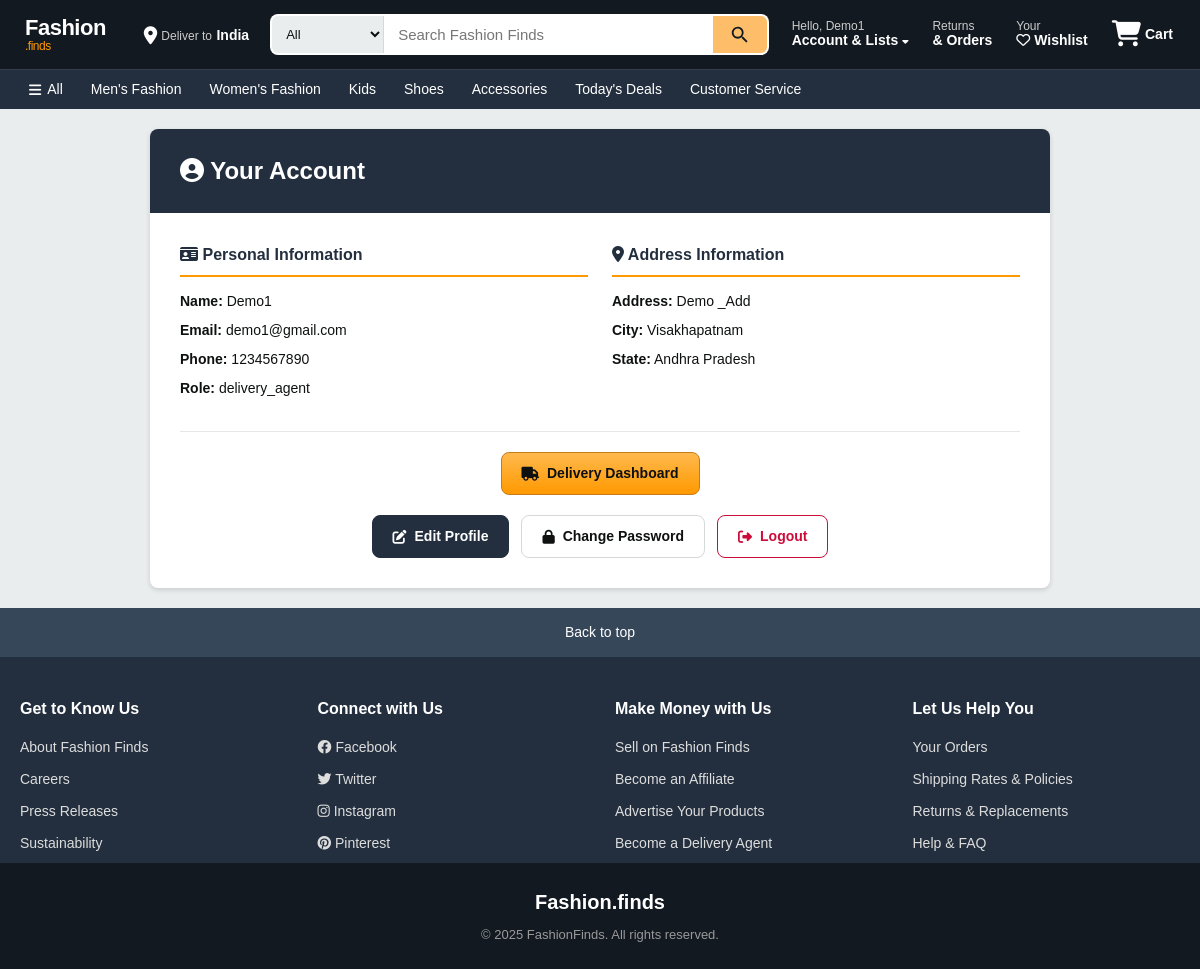
The app's page /auth/account (signed in) with its own data.
### app/models.py (models this page shows, shortened)
class User(db.Model, UserMixin):
    __tablename__ = 'users'
    id = db.Column(db.Integer, primary_key=True)
    name = db.Column(db.String(100), nullable=False)
    phone = db.Column(db.String(15), nullable=False)
    email = db.Column(db.String(100), unique=True, nullable=False)
    password = db.Column(db.String(255), nullable=False)
    address = db.Column(db.Text, nullable=False)
    state = db.Column(db.String(50), nullable=False)
    city = db.Column(db.String(50), nullable=False)
    pincode = db.Column(db.String(10), nullable=False)
    reset_token = db.Column(db.String(255), nullable=True)
    reset_token_expiry = db.Column(db.DateTime, nullable=True)
    approved = db.Column(db.Boolean, default=False)
    role = db.Column(db.String(10), nullable=False)

### app/auth.py (the view)
@auth_bp.route("/account")
@login_required
def account():
    return render_template("account.html", user=current_user)

### app/templates/account.html (shortened to what this page needs)
{% extends 'base.html' %}
{% block content %}
<div class="account-container">
    <div class="account-card">
        <div class="account-header">
            <h3><i class="fas fa-user-circle"></i> Your Account</h3>
        </div>
        <div class="account-body">
            <div class="account-row">
                <div class="account-column">
                    <h5 class="account-subtitle"><i class="fas fa-id-card"></i> Personal Information</h5>
                    <div class="account-details">
                        <p><strong>Name:</strong> {{ current_user.name }}</p>
                        <p><strong>Email:</strong> {{ current_user.email }}</p>
                        <p><strong>Phone:</strong> {{ current_user.phone }}</p>
                        <p><strong>Role:</strong> {{ current_user.role }}</p>
                    </div>
                </div>
                <div class="account-column">
                    <h5 class="account-subtitle"><i class="fas fa-map-marker-alt"></i> Address Information</h5>
                    <div class="account-details">
                        <p><strong>Address:</strong> {{ current_user.address }}</p>
                        <p><strong>City:</strong> {{ current_user.city }}</p>
                        <p><strong>State:</strong> {{ current_user.state }}</p>
                    </div>
                </div>
            </div>
            {% if current_user.role == 'delivery_agent' and current_user.approved == 1 %}
            <div class="account-actions delivery-actions">
                <a href="{{ url_for('delivery.dashboard') }}" class="account-button account-button-delivery">
                    <i class="fas fa-truck"></i> Delivery Dashboard
                </a>
            </div>
            {% endif %}
            <div class="account-actions">
                <a href="{{ url_for('auth.update_profile') }}" class="account-button account-button-primary">
                    <i class="fas fa-edit"></i> Edit Profile
                </a>
                <a href="{{ url_for('auth.update_password') }}" class="account-button account-button-outline">
                    <i class="fas fa-lock"></i> Change Password
                </a>
                <a href="{{ url_for('auth.logout') }}" class="account-button account-button-danger">
                    <i class="fas fa-sign-out-alt"></i> Logout
                </a>
            </div>
        </div>
    </div>
</div>
{% endblock %}

### app/templates/navbar.html (shortened to what this page needs)
<div class="nav-container">
    <div class="navbar-top">
        <div class="logo">
            <a href="/">Fashion<span class="logo-accent">.finds</span></a>
        </div>
        <div class="deliver-to">
            <i class="fas fa-location-dot"></i>
            <div>
                <span class="deliver-label">Deliver to</span>
                <span class="deliver-value">India</span>
            </div>
        </div>
        <div class="nav-search">
            <form action="{{ url_for('views.search') }}" method="GET" class="search-bar">
                <select name="category" class="search-category">
                    <option value="">All</option>
                </select>
                <input type="text" name="query" class="search-input"
                       placeholder="Search Fashion Finds" required>
                <button type="submit" class="search-button">
                </button>
            </form>
        </div>
        <div class="nav-actions">
            <div class="dropdown">
                <a href="{{ url_for('auth.account') }}" class="nav-action-item">
                    <span class="nav-action-label">Hello, {% if current_user.is_authenticated %}{{ current_user.name }}{% else %}sign in{% endif %}</span>
                    <span class="nav-action-value">Account & Lists <i class="fas fa-caret-down nav-dropdown-arrow"></i></span>
                </a>
            </div>
            <a href="{{ url_for('views.my_orders') }}" class="nav-action-item">
                <span class="nav-action-label">Returns</span>
                <span class="nav-action-value">& Orders</span>
            </a>
            <a href="/wishlist" class="nav-action-item">
                <span class="nav-action-label">Your</span>
                <span class="nav-action-value"><i class="far fa-heart"></i> Wishlist</span>
            </a>
            <a href="/cart" class="nav-cart">
                <span class="cart-icon-wrap">
                    <i class="fas fa-shopping-cart"></i>
                </span>
                <span class="cart-label">Cart</span>
            </a>
        </div>
    </div>
    <div class="navbar-bottom">
        <div class="navbar-bottom-inner">
            <a href="/" class="nav-cat-link"><i class="fas fa-bars"></i> All</a>
            <a href="{{ url_for('views.products_by_category', category_name='Men') }}" class="nav-cat-link">Men's Fashion</a>
            <a href="{{ url_for('views.products_by_category', category_name='Women') }}" class="nav-cat-link">Women's Fashion</a>
            <a href="{{ url_for('views.products_by_category', category_name='Kids') }}" class="nav-cat-link">Kids</a>
            <a href="{{ url_for('views.products_by_category', category_name='Shoes') }}" class="nav-cat-link">Shoes</a>
            <a href="{{ url_for('views.products_by_category', category_name='Accessories') }}" class="nav-cat-link">Accessories</a>
            <a href="{{ url_for('views.search') }}?query=sale" class="nav-cat-link">Today's Deals</a>
            <a href="{{ url_for('views.contact') }}" class="nav-cat-link">Customer Service</a>
        </div>
    </div>
</div>

### records on screen
User: name "Demo1", email "demo1@gmail.com", phone "1234567890", role "delivery_agent", address "Demo _Add", city "Visakhapatnam", state "Andhra Pradesh"
